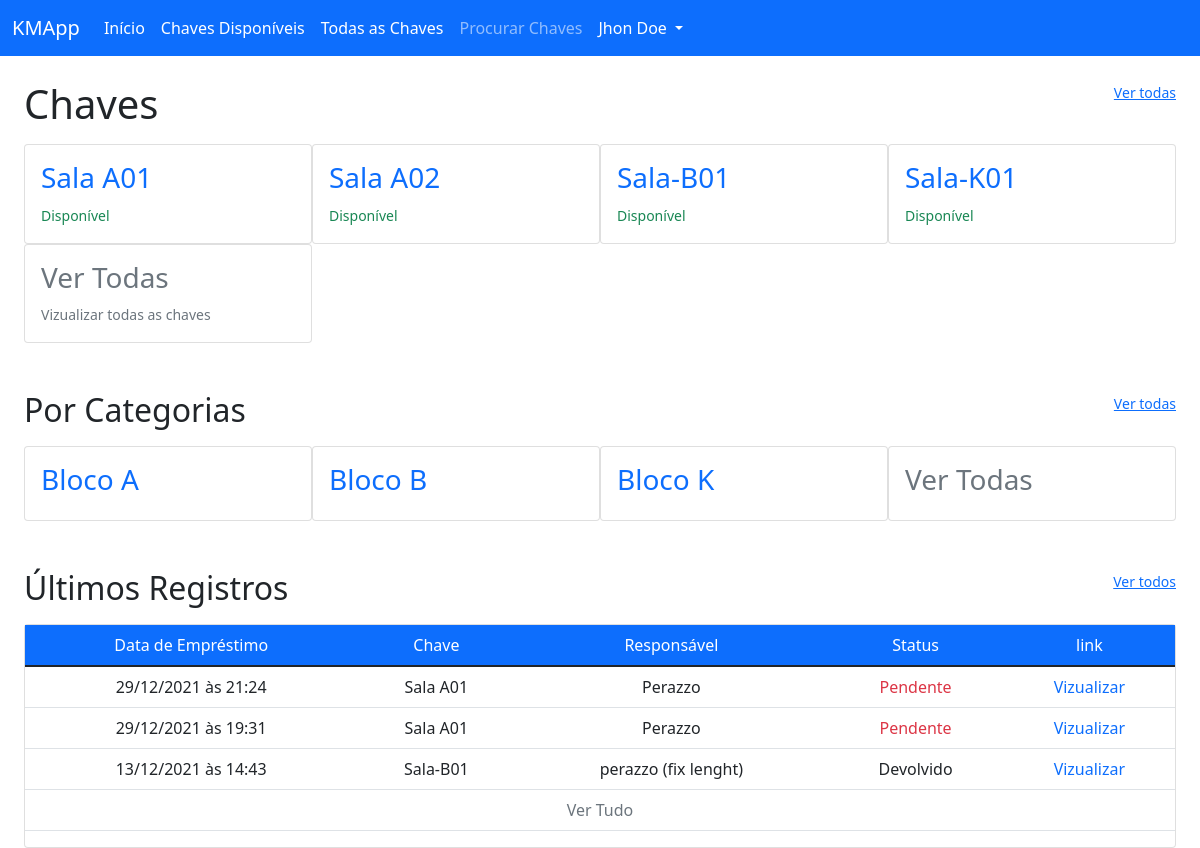
The page /view/ (signed in) on the database its author committed.
### key_manager/models/key.py (models this page shows, shortened)
class Key(db.Model):
    __tablename__ = 'keys'
    id = db.Column(db.Integer, primary_key=True)
    key_category_id = db.Column(db.Integer, db.ForeignKey("categories.id"))
    key_avaliable = db.Column(db.Boolean, default=True)
    name = db.Column(db.String(100), unique=False, nullable=False)
    slug = db.Column(db.String(100), unique=True, nullable=False)
    creation_date = db.Column(db.DateTime, nullable=False, default=datetime.utcnow)

### key_manager/models/category.py (models this page shows, shortened)
class Category(db.Model):
    __tablename__ = 'categories'
    id = db.Column(db.Integer, primary_key=True)
    name = db.Column(db.String(100), unique=False, nullable=False)
    slug = db.Column(db.String(100), unique=True, nullable=False)
    creation_date = db.Column(db.DateTime, nullable=False, default=datetime.utcnow)

### key_manager/models/registry.py (models this page shows, shortened)
class Registry(db.Model):
    __tablename__ = 'registries'
    id = db.Column(db.Integer, primary_key=True)
    user_id = db.Column(db.Integer, db.ForeignKey('users.id'), nullable=False)
    key_loan_date = db.Column(db.DateTime, nullable=False, default=datetime.utcnow)
    key_return_date = db.Column(db.DateTime, nullable=True)
    key_id = db.Column(db.Integer, db.ForeignKey('keys.id'), nullable=False)
    holder_name = db.Column(db.String(100), nullable=False)
    holder_email = db.Column(db.String(100), nullable=True)

### key_manager/routes/views.py (the view)
@view.route("/")
def viewIndex():
    keys = Key.query.filter_by(key_avaliable=True).order_by(Key.name).all()
    cats = Category.query.order_by(Category.name).limit(7)
    regs = Registry.query.order_by(Registry.key_loan_date.desc()).limit(7)
    return render_template("view/indexView.html", keys=keys, categories=cats, registries=regs, key_names=Key.query, hidden_footer=True, title="Vizualização" )

### key_manager/templates/view/indexView.html
{% extends 'base.html' %}
{% block content %}
<div class="container-fluid">
    <div class="row mt-4">
        <h1 class="col">Chaves</h1>
        <a class="col-auto" href="{{url_for('view.viewAllKeys')}}"><small>Ver todas</small></a>
    </div>
    <div class="card-group row-cols-4 mt-2">
        {% for key in keys %}
        <a class="text-decoration-none" href="{{url_for('view.viewKey', key_slug=key.slug)}}">
            <div class="card">
                <div class="card-body">
                    <h3>{{key.name}}</h3>
                    <small>
                        {% if key.key_avaliable %}
                        <span class="text-success">Disponível</span>
                        {% else %}
                        <span class="text-danger">Em uso</span>
                        {% endif %}
                    </small>
                </div>
            </div>
        </a>
        {% endfor %}
        <a class="text-decoration-none" href="{{url_for('view.viewAllKeys')}}">
            <div class="card">
                <div class="card-body link-secondary">
                    <h3>Ver Todas</h3>
                    <small>Vizualizar todas as chaves</small>
                </div>
            </div>
        </a>
    </div>
    <div class="row mt-5">
        <h2 class="col">Por Categorias</h2>
        <a class="col-auto" href="{{url_for('view.viewAllCategories')}}"><small>Ver todas</small></a>
    </div>
    <div class="card-group row-cols-4 mt-2">
        {% for category in categories %}
        <a class="text-decoration-none" href="{{url_for('view.viewCat', category_slug=category.slug)}}">
            <div class="card">
                <div class="card-body">
                    <h3>{{category.name}}</h3>
                </div>
            </div>
        </a>
        {% endfor %}
        <a class="text-decoration-none" href="{{url_for('view.viewAllCategories')}}">
            <div class="card">
                <div class="card-body link-secondary">
                    <h3>Ver Todas</h3>
                </div>
            </div>
        </a>
    </div>
    <div class="row mt-5">
        <h2 class="col">Últimos Registros</h2>
        <a class="col-auto" href="{{url_for('view.viewAllRegistries')}}"><small>Ver todos</small></a>
    </div>
    <div class="card-group mt-2">
        <div class="card">
            <div class="car-body">
                <table class="table">
                    <thead class="bg-primary text-white">
                        <tr>
                            <td class="col-auto text-center">Data de Empréstimo</td>
                            <td class="col-auto text-center">Chave</td>
                            <td class="col-auto text-center">Responsável</td>
                            <td class="col-auto text-center">Status</td>
                            <td class="col-auto text-center">link</td>
                        </tr>
                    </thead>
                    <tbody>
                    {% for registry in registries %}
                        <tr>
                            <td class="col-auto text-center">{{ registry.key_loan_date.strftime("%d/%m/%Y às %H:%M") }}</td>
                            {% for name in key_names.filter_by(id=registry.key_id).all() %}
                            <td class="col-auto text-center">{{ name.name }}</td>
                            {% endfor %}
                            <td class="col-auto text-center">{{ registry.holder_name }}</td>
                            <td class="col-auto text-center">
                                {% if registry.key_return_date %}
                                <span>Devolvido</span>
                                {% else %}
                                <span class="text-danger">Pendente</span>
                                {% endif %}
                            </td>
                            <td class="col-auto text-center">
                                <a class="text-decoration-none" href="{{url_for('view.viewReg', reg_id=registry.id)}}">Vizualizar</a>
                            </td>
                        </tr>
                        {% endfor %}
                        <tr>
                            <td class="col-auto text-center" colspan="5">
                                <a class="text-decoration-none link-secondary" href="{{url_for('view.viewAllRegistries')}}">Ver Tudo</a>
                            </td>
                        </tr>
                    </tbody>
                </table>
            </div>
        </div>
    </div>
{% endblock %}

### rows shown on the page
Key: name "Sala A01", key_avaliable "Disponível"
Key: name "Sala A02", key_avaliable "Disponível"
Key: name "Sala-B01", key_avaliable "Disponível"
Key: name "Sala-K01", key_avaliable "Disponível"
Category: name "Bloco A"
Category: name "Bloco B"
Category: name "Bloco K"
Registry: key_loan_date "29/12/2021 às 21:24", holder_name "Perazzo", shows "Pendente"
Registry: key_loan_date "29/12/2021 às 19:31", holder_name "Perazzo", shows "Pendente"
Registry: key_loan_date "13/12/2021 às 14:43", holder_name "perazzo (fix lenght)", shows "Devolvido"

### other values the page prints
{{ session.get('user_username') }} "Jhon Doe"
